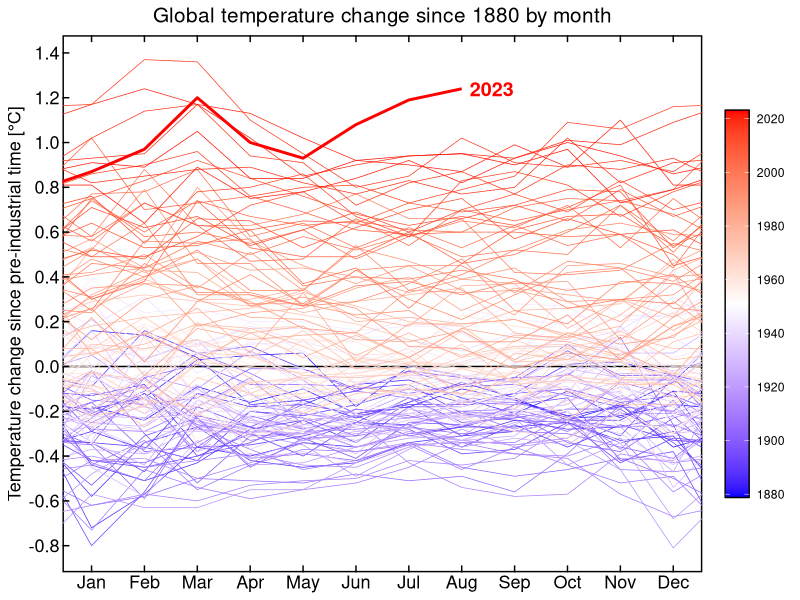
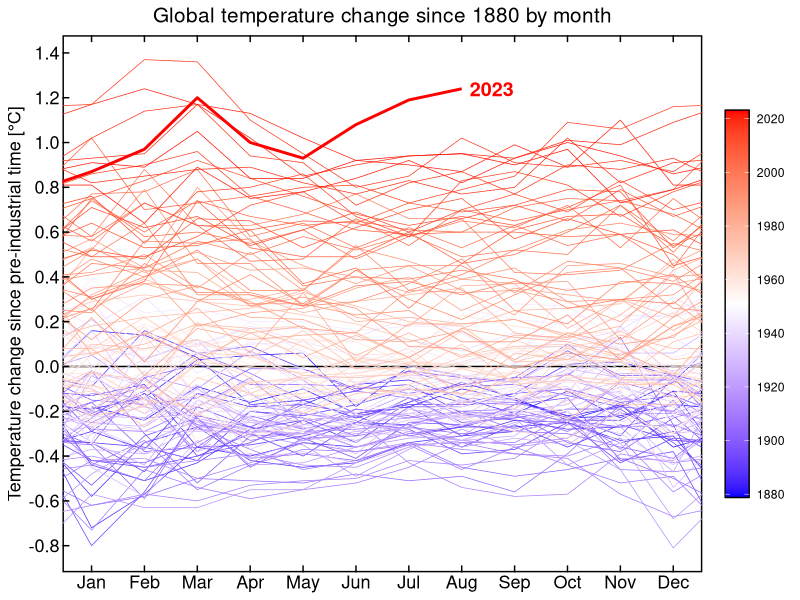

The R source for these figures, in order:
#load libraries
library(tidyverse)
library(gganimate)

#load data

t_diff <- read_csv("data/GLB.Ts+dSST.csv", skip = 1, na = "***") %>%
  select(year= Year, month.abb) %>%
  pivot_longer(-year, names_to = "month", values_to = "t_diff") %>%
  drop_na() %>% #eliminates all NA values
  mutate(month = factor(month, levels = month.abb)) #helps put the months in alphabetical order

#filtering out all the data from last december
last_dec <- t_diff %>%
  filter(month == "Dec") %>%
  mutate(year = year + 1,
         month = "last_Dec")

next_jan <- t_diff %>%
  filter(month == "Jan") %>%
  mutate(year = year - 1,
         month = "next_Jan")

#create 

t_data <- bind_rows(last_dec, t_diff, next_jan) %>%
  mutate(month = factor(month, levels = c("last_Dec", month.abb, "next_Jan")),
         month_number = as.numeric(month) -1,
         this_year = year == 2023)

annotation <- t_data %>%
  slice_max(year)%>%
  slice_max(month_number)
 
#plot
t_data %>%
  ggplot(aes(x=month_number, y=t_diff, group = year, 
             color = year, size = this_year))+
  geom_hline(yintercept = 0, color = "black")+
  geom_line() +
  geom_text(data = annotation, aes(x=month_number, y=t_diff, label = year, color = year), 
            inherit.aes = FALSE,
            hjust = 0, size = 5, nudge_x = 0.15, fontface = "bold")+
  scale_x_continuous(breaks = 1:12,
                     labels = month.abb,
                     sec.axis = dup_axis(name = NULL, labels = NULL))+
  scale_y_continuous(breaks = seq(-2, 2, 0.2))+
  scale_size_manual(breaks = c(FALSE, TRUE),
                    values = c(0.25, 1), guide = "none") +
  scale_color_gradientn(colors = c("blue", "white", "red"),
                        breaks = seq(1880, 2020, 20),
                        guide = guide_colorbar(frame.colour = "black",
                                               frame.linewidth = 0.5)) +
  coord_cartesian(xlim = c(1,12))+
  labs(x= NULL,
       y = "Temperature change since pre-industrial time [\u00B0C]",
       title = "Global temperature change since 1880 by month")+
  theme(
    plot.background = element_rect(fill = "white"),
    panel.background = element_rect(fill = "white",color = "black", size = 1),
    panel.grid = element_blank(),
    axis.text = element_text(color = "black", size = 13),
    axis.ticks = element_line(color = "black"),
    axis.ticks.length = unit(-5, "pt"),
    axis.title = element_text(color = "black", size = 13),
    plot.title = element_text(color = "black", hjust = 0.5, size = 15),
    legend.title = element_blank(),
    legend.background = element_rect(fill = NA),
    legend.text = element_text(color = "black"),
    legend.key.height = unit(56, "pt")
  )

ggsave("figures/temperatures_lines_white.png", width = 8, height = 4.5)
  
